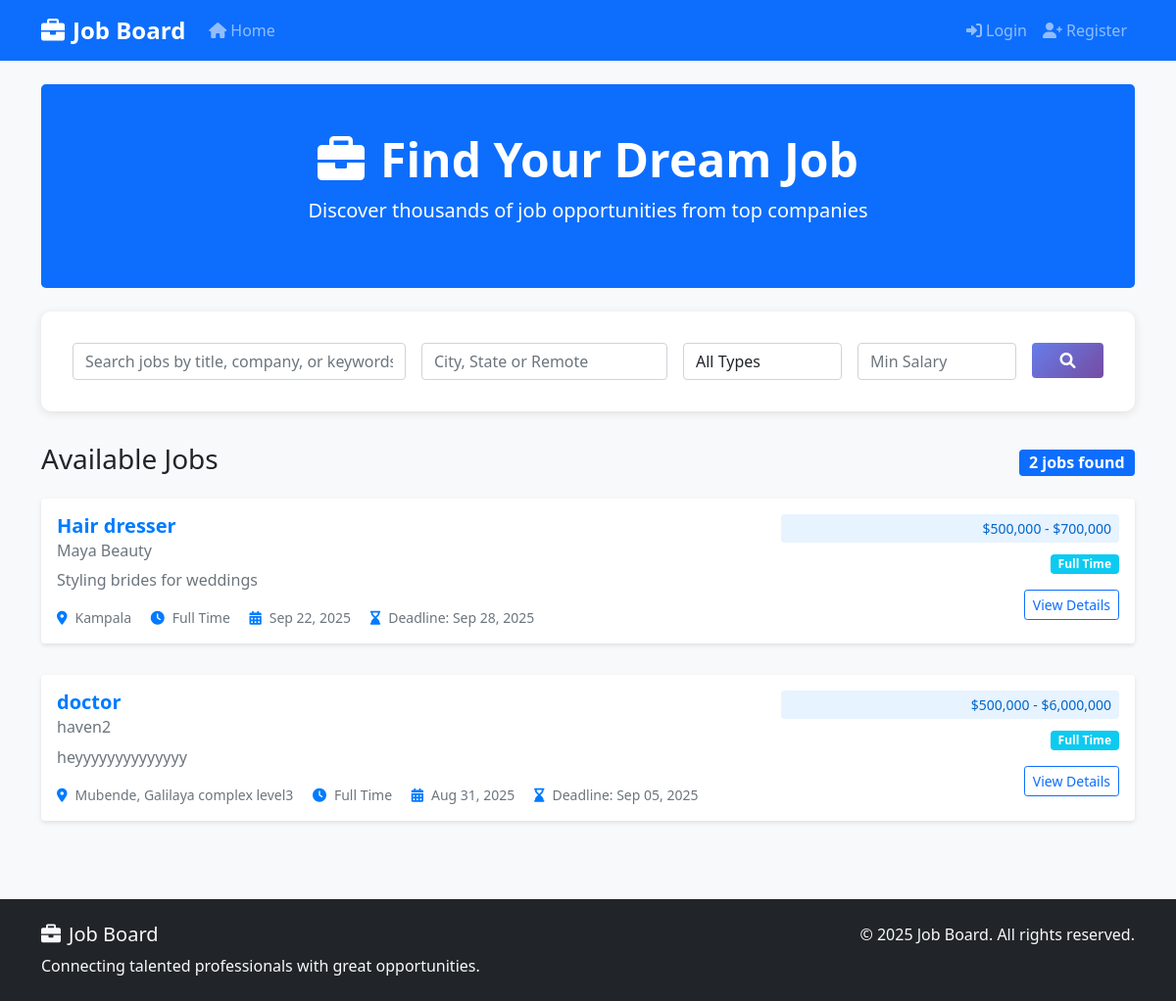
The app's page /, older data.
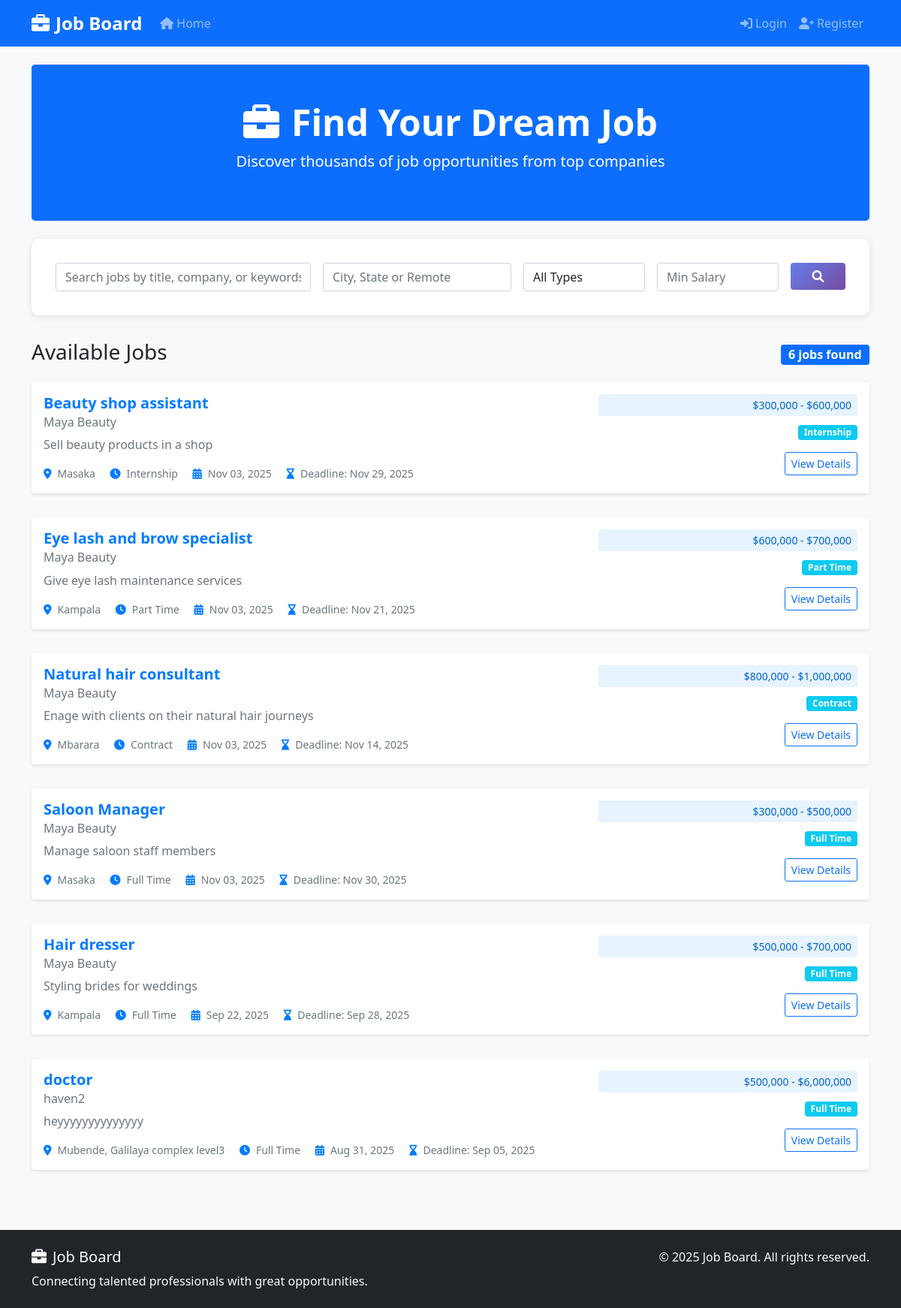
The same page, newer data.
### jobs/models.py (models this page shows, shortened)
class Job(models.Model):
    employer = models.ForeignKey(User, on_delete=models.CASCADE, related_name='jobs')
    title = models.CharField(max_length=200)
    company_name = models.CharField(max_length=200)
    description = models.TextField()
    requirements = models.TextField()
    location = models.CharField(max_length=200)
    salary_min = models.DecimalField(max_digits=10, decimal_places=2, blank=True, null=True)
    salary_max = models.DecimalField(max_digits=10, decimal_places=2, blank=True, null=True)
    job_type = models.CharField(max_length=20, choices=JOB_TYPE_CHOICES, default='full_time')
    is_active = models.BooleanField(default=True)
    created_at = models.DateTimeField(auto_now_add=True)
    updated_at = models.DateTimeField(auto_now=True)
    deadline = models.DateTimeField(blank=True, null=True)
    class Meta:
        ordering = ['-created_at']
    def get_salary_range(self):
        if self.salary_min and self.salary_max:
            return f"${self.salary_min:,.0f} - ${self.salary_max:,.0f}"
        elif self.salary_min:
            return f"From ${self.salary_min:,.0f}"
        elif self.salary_max:
            return f"Up to ${self.salary_max:,.0f}"
        return "Salary not specified"

### jobs/views.py (the view, shortened to what this page needs)
# urls.py: 2. Add a URL to urlpatterns:  path('', views.home, name='home')
def home(request):
    form = JobSearchForm(request.GET or None)
    jobs = Job.objects.filter(is_active=True)
    paginator = Paginator(jobs, 10)
    page_number = request.GET.get('page')
    page_obj = paginator.get_page(page_number)
    context = {
        'form': form,
        'page_obj': page_obj,
        'total_jobs': jobs.count(),
    }
    return render(request, 'jobs/home.html', context)

### jobs/forms.py
class JobSearchForm(forms.Form):
    search = forms.CharField(
        max_length=200,
        required=False,
        widget=forms.TextInput(attrs={
            'class': 'form-control',
            'placeholder': 'Search jobs by title, company, or keywords...'
        })
    )
    location = forms.CharField(
        max_length=200,
        required=False,
        widget=forms.TextInput(attrs={
            'class': 'form-control',
            'placeholder': 'City, State or Remote'
        })
    )
    job_type = forms.ChoiceField(
        choices=[('', 'All Types')] + list(Job._meta.get_field('job_type').choices),
        required=False,
        widget=forms.Select(attrs={'class': 'form-control'})
    )
    salary_min = forms.DecimalField(
        required=False,
        widget=forms.NumberInput(attrs={
            'class': 'form-control',
            'placeholder': 'Min Salary'
        })
    )

### templates/jobs/home.html (shortened to what this page needs)
{% extends 'base.html' %}
{% block content %}
<div class="row">
    <div class="col-12">
        <div class="bg-primary text-white rounded-3 p-5 mb-4 text-center">
            <h1 class="display-5 fw-bold"><i class="fas fa-briefcase me-3"></i>Find Your Dream Job</h1>
            <p class="lead">Discover thousands of job opportunities from top companies</p>
        </div>
    </div>
</div>
<div class="search-form">
    <form method="get" class="row g-3">
        <div class="col-md-4">
            {{ form.search }}
        </div>
        <div class="col-md-3">
            {{ form.location }}
        </div>
        <div class="col-md-2">
            {{ form.job_type }}
        </div>
        <div class="col-md-2">
            {{ form.salary_min }}
        </div>
        <div class="col-md-1">
            <button type="submit" class="btn btn-primary w-100">
                <i class="fas fa-search"></i>
            </button>
        </div>
    </form>
</div>
<div class="d-flex justify-content-between align-items-center mb-3">
    <h3>Available Jobs</h3>
    <span class="badge bg-primary fs-6">{{ total_jobs }} job{{ total_jobs|pluralize }} found</span>
</div>
<div class="row">
    {% for job in page_obj %}
        <div class="col-12 mb-3">
            <div class="card job-card">
                <div class="card-body">
                    <div class="row">
                        <div class="col-md-8">
                            <h5 class="card-title">
                                <a href="{% url 'job_detail' job.pk %}" class="job-title">{{ job.title }}</a>
                            </h5>
                            <h6 class="card-subtitle company-name">{{ job.company_name }}</h6>
                            <p class="card-text text-muted mt-2">{{ job.description|truncatewords:25 }}</p>
                            <div class="job-meta mt-3">
                                <span class="me-3">
                                    <i class="fas fa-map-marker-alt"></i>{{ job.location }}
                                </span>
                                <span class="me-3">
                                    <i class="fas fa-clock"></i>{{ job.get_job_type_display }}
                                </span>
                                <span class="me-3">
                                    <i class="fas fa-calendar-alt"></i>{{ job.created_at|date:"M d, Y" }}
                                </span>
                                {% if job.deadline %}
                                    <span class="me-3">
                                        <i class="fas fa-hourglass-end"></i>Deadline: {{ job.deadline|date:"M d, Y" }}
                                    </span>
                                {% endif %}
                            </div>
                        </div>
                        <div class="col-md-4 text-md-end">
                            {% if job.salary_min or job.salary_max %}
                                <div class="salary-range mb-2">
                                    {{ job.get_salary_range }}
                                </div>
                            {% endif %}
                            <span class="badge bg-info job-type-badge mb-2">
                                {{ job.get_job_type_display }}
                            </span>
                            <div class="mt-2">
                                <a href="{% url 'job_detail' job.pk %}" class="btn btn-outline-primary btn-sm">
                                    View Details
                                </a>
                            </div>
                        </div>
                    </div>
                </div>
            </div>
        </div>
    {% endfor %}
</div>
{% endblock %}

### templates/base.html (shortened to what this page needs)
<!DOCTYPE html>
<html lang="en">
<head>
    <link href="https://cdn.jsdelivr.net/npm/bootstrap@5.1.3/dist/css/bootstrap.min.css" rel="stylesheet">
    <link rel="stylesheet" href="https://cdnjs.cloudflare.com/ajax/libs/font-awesome/6.0.0/css/all.min.css">
    {% load static %}
    <link rel="stylesheet" href="{% static 'css/style.css' %}">
</head>
<body>
    <nav class="navbar navbar-expand-lg navbar-dark bg-primary">
        <div class="container">
            <a class="navbar-brand fw-bold" href="{% url 'home' %}">
                <i class="fas fa-briefcase me-2"></i>Job Board
            </a>
            <div class="collapse navbar-collapse" id="navbarNav">
                <ul class="navbar-nav me-auto">
                    <li class="nav-item">
                        <a class="nav-link" href="{% url 'home' %}">
                            <i class="fas fa-home me-1"></i>Home
                        </a>
                    </li>
                </ul>
                <ul class="navbar-nav">
                    {% if user.is_authenticated %}
                        {% if user.userprofile.role == 'employer' %}
                            <li class="nav-item">
                                <a class="nav-link" href="{% url 'create_job' %}">
                                    <i class="fas fa-plus me-1"></i>Post Job
                                </a>
                            </li>
                            <li class="nav-item">
                                <a class="nav-link" href="{% url 'employer_dashboard' %}">
                                    <i class="fas fa-tachometer-alt me-1"></i>Dashboard
                                </a>
                            </li>
                        {% elif user.userprofile.role == 'job_seeker' %}
                            <li class="nav-item">
                                <a class="nav-link" href="{% url 'my_applications' %}">
                                    <i class="fas fa-file-alt me-1"></i>My Applications
                                </a>
                            </li>
                            <li class="nav-item">
                                <a class="nav-link" href="{% url 'job_seeker_dashboard' %}">
                                    <i class="fas fa-user me-1"></i>Profile
                                </a>
                            </li>
                        {% endif %}
                        <li class="nav-item dropdown">
                            <a class="nav-link dropdown-toggle" href="#" id="navbarDropdown" role="button" data-bs-toggle="dropdown">
                                <i class="fas fa-user-circle me-1"></i>{{ user.username }}
                            </a>
                            <ul class="dropdown-menu">
                                {% if user.userprofile.role == 'employer' %}
                                    <li><a class="dropdown-item" href="{% url 'edit_employer_profile' %}">Edit Profile</a></li>
                                {% elif user.userprofile.role == 'job_seeker' %}
                                    <li><a class="dropdown-item" href="{% url 'edit_job_seeker_profile' %}">Edit Profile</a></li>
                                {% endif %}
                                <li><hr class="dropdown-divider"></li>
                                <li><a class="dropdown-item" href="{% url 'logout' %}">Logout</a></li>
                            </ul>
                        </li>
                    {% else %}
                        <li class="nav-item">
                            <a class="nav-link" href="{% url 'login' %}">
                                <i class="fas fa-sign-in-alt me-1"></i>Login
                            </a>
                        </li>
                        <li class="nav-item">
                            <a class="nav-link" href="{% url 'register' %}">
                                <i class="fas fa-user-plus me-1"></i>Register
                            </a>
                        </li>
                    {% endif %}
                </ul>
            </div>
        </div>
    </nav>
    <main class="container mt-4">
        {% block content %}{% endblock %}
    </main>
    <footer class="bg-dark text-light py-4 mt-5">
        <div class="container">
            <div class="row">
                <div class="col-md-6">
                    <h5><i class="fas fa-briefcase me-2"></i>Job Board</h5>
                    <p class="mb-0">Connecting talented professionals with great opportunities.</p>
                </div>
                <div class="col-md-6 text-md-end">
                    <p class="mb-0">&copy; {% now "Y" %} Job Board. All rights reserved.</p>
                </div>
            </div>
        </div>
    </footer>
</body>
</html>

### static/css/style.css (style rules this page uses)
body { font-family: 'Segoe UI', Tahoma, Geneva, Verdana, sans-serif; background-color: #f8f9fa; }
.navbar-brand { font-size: 1.5rem; }
.job-card { border: none; box-shadow: 0 2px 4px rgba(0,0,0,0.1); transition: transform 0.2s ease, box-shadow 0.2s ease; margin-bottom: 1rem; }
.job-title { color: #007bff; text-decoration: none; font-weight: 600; }
.company-name { color: #6c757d; font-weight: 500; }
.salary-range { background-color: #e7f3ff; color: #0066cc; padding: 0.25rem 0.5rem; border-radius: 0.25rem; font-size: 0.875rem; font-weight: 500; }
.job-type-badge { font-size: 0.75rem; padding: 0.25rem 0.5rem; }
.search-form { background-color: white; border-radius: 10px; box-shadow: 0 2px 10px rgba(0,0,0,0.1); padding: 2rem; margin-bottom: 2rem; }
.btn-primary { background: linear-gradient(135deg, #667eea 0%, #764ba2 100%); border: none; }
.job-meta { font-size: 0.875rem; color: #6c757d; }
.job-meta i { color: #007bff; margin-right: 0.5rem; }

Row changes from the older to the newer data that the page shows:
added Job: title "Beauty shop assistant", company_name "Maya Beauty", description "Sell beauty products in a shop", location "Masaka", job_type "Internship", created_at "Nov 03, 2025", deadline "Nov 29, 2025", get_salary_range "$300,000 - $600,000"
added Job: title "Eye lash and brow specialist", company_name "Maya Beauty", description "Give eye lash maintenance services", location "Kampala", job_type "Part Time", created_at "Nov 03, 2025", deadline "Nov 21, 2025", get_salary_range "$600,000 - $700,000"
added Job: title "Natural hair consultant", company_name "Maya Beauty", description "Enage with clients on their natural hair journeys", location "Mbarara", job_type "Contract", created_at "Nov 03, 2025", deadline "Nov 14, 2025", get_salary_range "$800,000 - $1,000,000"
added Job: title "Saloon Manager", company_name "Maya Beauty", description "Manage saloon staff members", location "Masaka", job_type "Full Time", created_at "Nov 03, 2025", deadline "Nov 30, 2025", get_salary_range "$300,000 - $500,000"
Text that changed along with them:
{{ total_jobs }}: "2" → "6"
